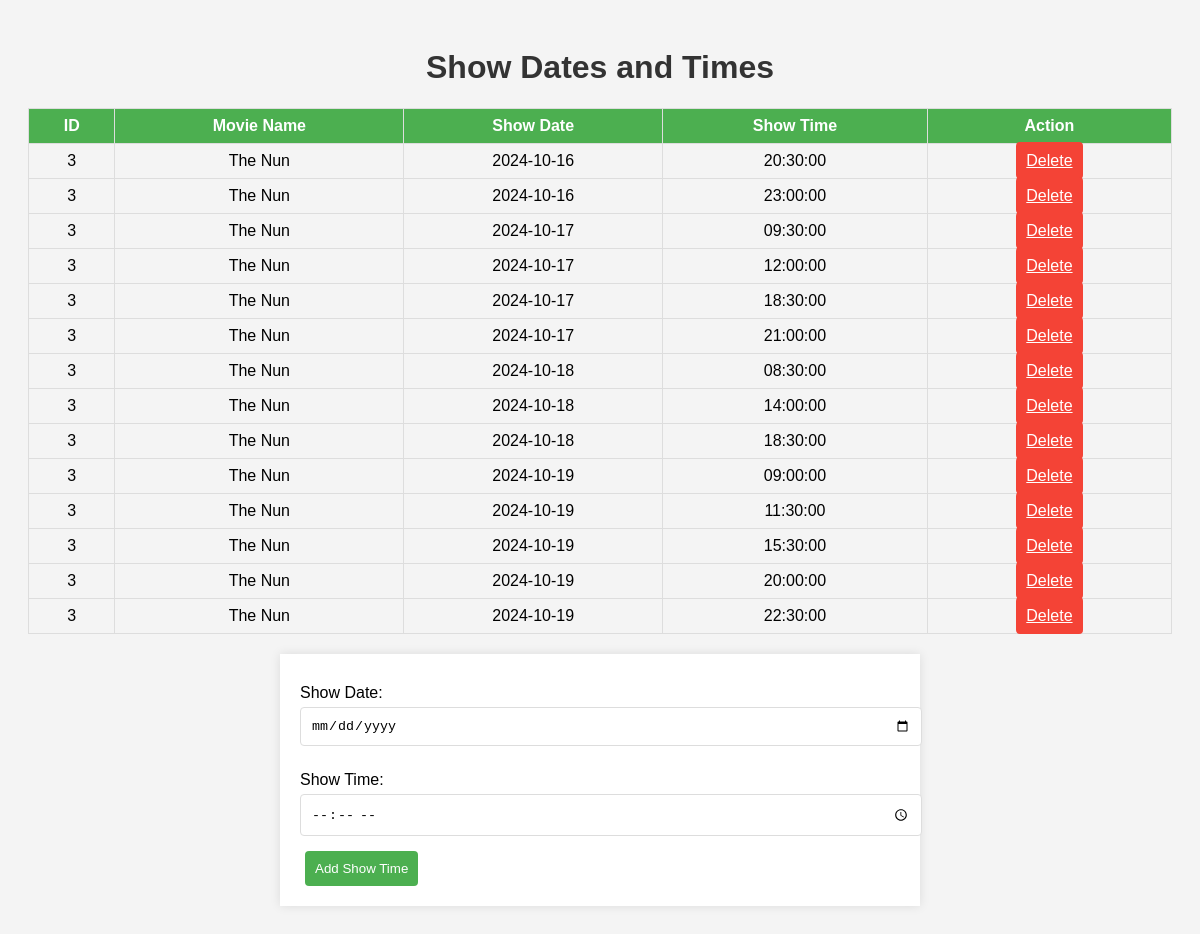
The app's page /admin/edit_show_dates.php?movie_id=3 with its own data.
### tables this page shows
CREATE TABLE `showtimes` (
  `movie_id` int(5) DEFAULT NULL,
  `movie_name` varchar(255) DEFAULT NULL,
  `show_date` date DEFAULT NULL,
  `show_time` time DEFAULT NULL
);

### admin/edit_show_dates.php (the view, shortened to what this page needs)
<?php
include 'config.php';
$movie_id = isset($_GET['movie_id']) ? $_GET['movie_id'] : 0;
$sql_show_times = "SELECT * FROM showtimes WHERE movie_id = $movie_id ORDER BY show_date ASC , show_time ASC";
$result_show_times = $con->query($sql_show_times);
?>
<!DOCTYPE html>
<html lang="en">
<head>
</head>
<body>
    <h1>Show Dates and Times</h1>
    <table>
        <tr>
            <th>ID</th>
            <th>Movie Name</th>
            <th>Show Date</th>
            <th>Show Time</th>
            <th>Action</th>
        </tr>
        <?php
        if ($result_show_times->num_rows > 0) {
            while ($row = $result_show_times->fetch_assoc()) {
                echo "<tr>
                        <td>{$row['movie_id']}</td>
                        <td>{$row['movie_name']}</td>
                        <td>{$row['show_date']}</td>
                        <td>{$row['show_time']}</td>
                        <td>
                            <a href='?movie_id=$movie_id&delete_date={$row['show_date']}&delete_time={$row['show_time']}' class='delete-btn'>Delete</a>
                        </td>
                    </tr>";
            }
        } else {
            echo "<tr><td colspan='5'>No show times available.</td></tr>";
        }
        ?>
    </table>
    <form method="POST">
        <label for="show_date">Show Date:</label>
        <input type="date" id="show_date" name="show_date" required>
        <label for="show_time">Show Time:</label>
        <input type="time" id="show_time" name="show_time" required>
        <input type="submit" value="Add Show Time">
    </form>
</body>
</html>

### admin/edit_show_dates.php (style rules this page uses)
body { font-family: Arial, sans-serif; background-color: #f4f4f4; padding: 20px; }
h1 { text-align: center; color: #333; }
table { width: 100%; border-collapse: collapse; margin: 20px 0; }
table, th, td { border: 1px solid #ddd; padding: 8px; text-align: center; }
th { background-color: #4CAF50; color: white; }
form { max-width: 600px; margin: auto; background-color: white; padding: 20px; box-shadow: 0 0 10px rgba(0, 0, 0, 0.1); }
label { display: block; margin: 10px 0 5px; }
input[type="date"], input[type="time"], input[type="number"] { width: 100%; padding: 10px; margin-bottom: 15px; border: 1px solid #ddd; border-radius: 4px; }
input[type="submit"], .delete-btn { background-color: #4CAF50; color: white; padding: 10px; border: none; border-radius: 4px; cursor: pointer; width: auto; margin: 0 5px; }
.delete-btn { background-color: #f44336; }

### records on screen
showtimes: movie "3", movie_name "The Nun", show_date "2024-10-16", show_time "20:30:00"
showtimes: movie "3", movie_name "The Nun", show_date "2024-10-16", show_time "23:00:00"
showtimes: movie "3", movie_name "The Nun", show_date "2024-10-17", show_time "09:30:00"
showtimes: movie "3", movie_name "The Nun", show_date "2024-10-17", show_time "12:00:00"
showtimes: movie "3", movie_name "The Nun", show_date "2024-10-17", show_time "18:30:00"
showtimes: movie "3", movie_name "The Nun", show_date "2024-10-17", show_time "21:00:00"
showtimes: movie "3", movie_name "The Nun", show_date "2024-10-18", show_time "08:30:00"
showtimes: movie "3", movie_name "The Nun", show_date "2024-10-18", show_time "14:00:00"
showtimes: movie "3", movie_name "The Nun", show_date "2024-10-18", show_time "18:30:00"
showtimes: movie "3", movie_name "The Nun", show_date "2024-10-19", show_time "09:00:00"
showtimes: movie "3", movie_name "The Nun", show_date "2024-10-19", show_time "11:30:00"
showtimes: movie "3", movie_name "The Nun", show_date "2024-10-19", show_time "15:30:00"
showtimes: movie "3", movie_name "The Nun", show_date "2024-10-19", show_time "20:00:00"
showtimes: movie "3", movie_name "The Nun", show_date "2024-10-19", show_time "22:30:00"
